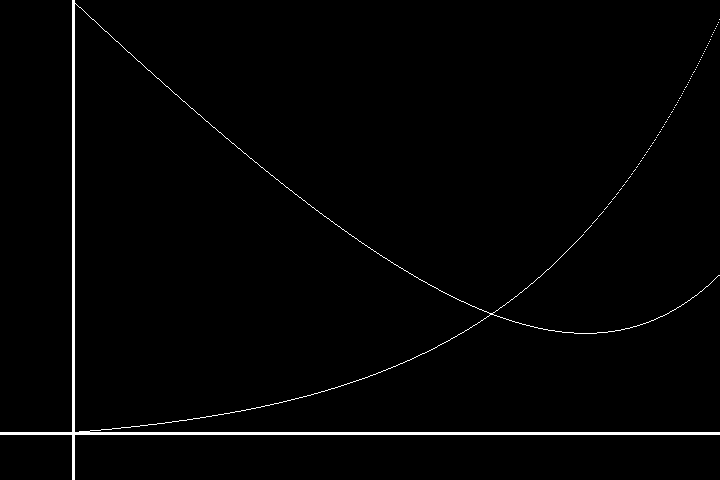

Python code for this plot:
import symbol
import numpy as np
from PIL import Image


class Frame:
    def __init__(self, x_range: list[float], name: str = "plot.png", size = [480, 720]):
        self.name = name
        self.x_range = x_range
        self.functions: list = [] 
        self.size = size  
        self.axis_width = 3
        self.dead_space = 0.1

    def __add__(self, function):
        self.functions.append(function)

    def plot(self):
        image_array = np.zeros(self.size, dtype=np.uint8)
        image_array = self.plot_axis(image_array)
        
        if self.functions:
            function_values = self.get_function_values()
            image_array = self.plot_function_values(function_values, image_array)

        image = Image.fromarray(image_array, mode="L")
        image.save(self.name)
        image.show()

    def plot_axis(self, image_array: np.ndarray):
        left_most = round(self.size[1] * self.dead_space)
        top_most = round(self.size[0] * (1 - self.dead_space))
        for i in range(self.axis_width):
            image_array[:, left_most + i] = 255 
            image_array[top_most + i, :] = 255

        return image_array

    def get_function_values(self):
        values = []
        x_values = np.linspace(self.x_range[0], self.x_range[1], round(self.size[1] * (1 - self.dead_space)))
        for function in self.functions:
            values.append(list(function(x_values)))
        return values

    def plot_function_values(self, values : list[list[float]], image_array : np.ndarray):
        min_value = values[0][0]
        max_value = values[0][0]
        for func_vals in values:
            for value in func_vals:
                if value < min_value:
                    min_value = value
                elif value > max_value:
                    max_value = value

        for func_vals in values:
            for i, value in enumerate(func_vals):
                height = self.frac_to_index((value-min_value)/(max_value-min_value))
                image_array[height, i+round(self.size[1]*self.dead_space)] = 255

        return image_array

    def frac_to_index(self, fraction : float):
        return round((1-fraction) * self.size[0] * (1-self.dead_space))

    
if __name__ == "__main__":
    x = symbol.Symbol()

    g = -5*x + 3**x
    g_prime = g.diff()

    fr = Frame([-1, 2])
    fr + g_prime
    fr + g
    fr.plot()
